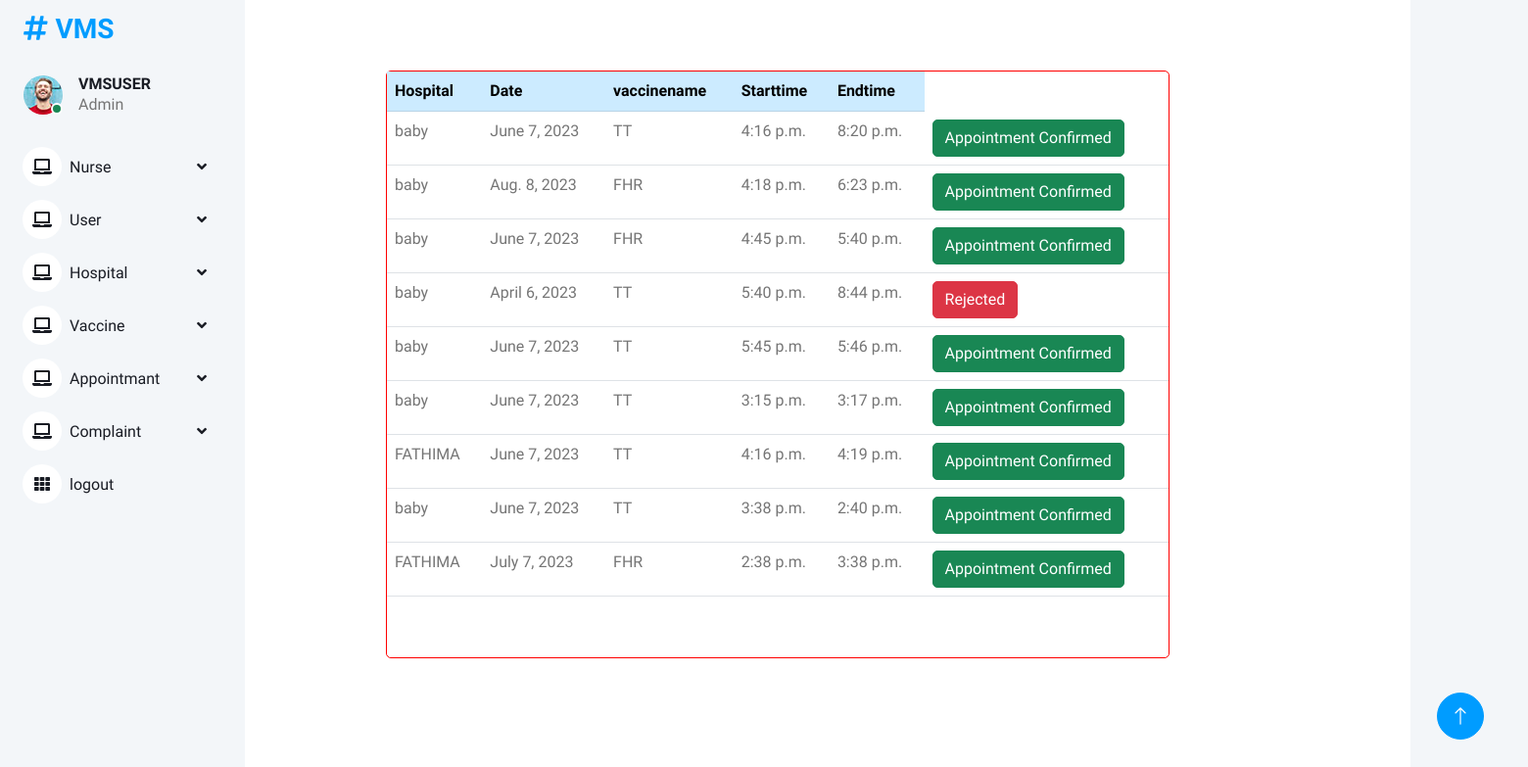
Screenshot of /bookappointmentviewa/ with the database file from the repository.
### vmsapp/models.py (models this page shows)
class Bookappointment(models.Model):
    user =models.ForeignKey(vaccination,on_delete=models.CASCADE)
    schedule =models.ForeignKey(Scheduleadd,on_delete=models.CASCADE)
    vaccinename= models.ForeignKey(Vaccine,on_delete=models.CASCADE)
    status =models.IntegerField(default=0)
    vaccinated=models.BooleanField(default=False)
    addreportcard =models.IntegerField(default=0)

class Scheduleadd(models.Model):
    hospital =models.ForeignKey(Hospital,on_delete=models.DO_NOTHING)
    date =models.DateField()
    vaccinename =models.ForeignKey(Vaccine,on_delete=models.CASCADE)
    starttime =models.TimeField()
    endtime =models.TimeField()

class Hospital(models.Model):
    name = models.CharField(max_length=250,blank=True,null=True)
    place = models.CharField(max_length=20,blank=True,null=True)
    email = models.EmailField()
    contact = models.CharField(max_length=250,blank=True,null=True)
    def __str__(self):
        return self.name or f"Hospital {self.name}"

class Vaccine(models.Model):
    vaccinename =models.CharField(max_length=250,blank=True,null=True)
    vaccinetype =models.CharField(max_length=20,blank=True,null=True)
    description =models.CharField(max_length=2000,blank=True,null=True)
    def __str__(self):
        return self.vaccinename or f"Vaccine {self.vaccinename}"

### vmsapp/admin_views.py (the view)
# urls.py: path('bookappointmentviewa/',admin_views.bookappointmentviewa,name='bookappointmentviewa'),
def bookappointmentviewa(request):
    new = Bookappointment.objects.all()
    return render(request,'admintemp/bookappointmentviewa.html',{'new':new})

### templates/admintemp/bookappointmentviewa.html (shortened to what this page needs)
{% extends 'admintemp/test.html' %}
{% load crispy_forms_tags %}
{% block content %}
<div class="card mx-auto mt-5
" style="width: 800px; height:600px; border:1px solid red"  >
<table class="table">
  <tbody>
  <tr class="table-primary">
    <th>Hospital</th>
    <th>Date</th>
    <th>vaccinename</th>
    <th>Starttime</th>
    <th>Endtime</th>
  </tr>
  {% for i in new %}
    <tr>
      <td>{{i.schedule.hospital}}</td>
      <td>{{i.schedule.date}}</td>
      <td>{{i.vaccinename}}</td>
      <td>{{i.schedule.starttime}}</td>
      <td>{{i.schedule.endtime}}</td>
      <td>
        {% if i.status == 0 %}
        <a type="button" class="btn btn-success" href="{% url 'approve_appointment' i.id %}">APPROVE</a>
        <form action="{% url 'reject_appointment' i.id %}" method="post" style="display: inline;" onsubmit="window.mytest()">
          {% csrf_token %}
          <input type="hidden" value="{{n.id}}"/>
        <button class="btn btn-danger">REJECT</button>
        </form>
        {% elif i.status == 1 %}
        <button type="button" class="btn btn-success">Appointment Confirmed</button>
        {% else %}
        <button type="button" class="btn btn-danger">Rejected</button>
        {% endif %}
      </td>
    </tr>
  {% empty %}
  <tr>
    <td colspan="7"><h3>No Results Found</h3></td>
  </tr>
  {% endfor %}
  </tbody>
</table>
</div>
{% endblock %}

### static/Admindashboard/css/style.css (style rules this page uses)
:root { --primary: #009CFF; --light: #F3F6F9; --dark: #191C24; }
.btn { transition: .5s; }

### rows the page displays
Bookappointment: schedule.hospital "baby", schedule "June 7, 2023", vaccinename "TT", schedule.starttime "4:16 p.m.", schedule.endtime "8:20 p.m.", status "Appointment Confirmed"
Bookappointment: schedule.hospital "baby", schedule "Aug. 8, 2023", vaccinename "FHR", schedule.starttime "4:18 p.m.", schedule.endtime "6:23 p.m.", status "Appointment Confirmed"
Bookappointment: schedule.hospital "baby", schedule "June 7, 2023", vaccinename "FHR", schedule.starttime "4:45 p.m.", schedule.endtime "5:40 p.m.", status "Appointment Confirmed"
Bookappointment: schedule.hospital "baby", schedule "April 6, 2023", vaccinename "TT", schedule.starttime "5:40 p.m.", schedule.endtime "8:44 p.m.", status "Rejected"
Bookappointment: schedule.hospital "baby", schedule "June 7, 2023", vaccinename "TT", schedule.starttime "5:45 p.m.", schedule.endtime "5:46 p.m.", status "Appointment Confirmed"
Bookappointment: schedule.hospital "baby", schedule "June 7, 2023", vaccinename "TT", schedule.starttime "3:15 p.m.", schedule.endtime "3:17 p.m.", status "Appointment Confirmed"
Bookappointment: schedule.hospital "FATHIMA", schedule "June 7, 2023", vaccinename "TT", schedule.starttime "4:16 p.m.", schedule.endtime "4:19 p.m.", status "Appointment Confirmed"
Bookappointment: schedule.hospital "baby", schedule "June 7, 2023", vaccinename "TT", schedule.starttime "3:38 p.m.", schedule.endtime "2:40 p.m.", status "Appointment Confirmed"
Bookappointment: schedule.hospital "FATHIMA", schedule "July 7, 2023", vaccinename "FHR", schedule.starttime "2:38 p.m.", schedule.endtime "3:38 p.m.", status "Appointment Confirmed"
